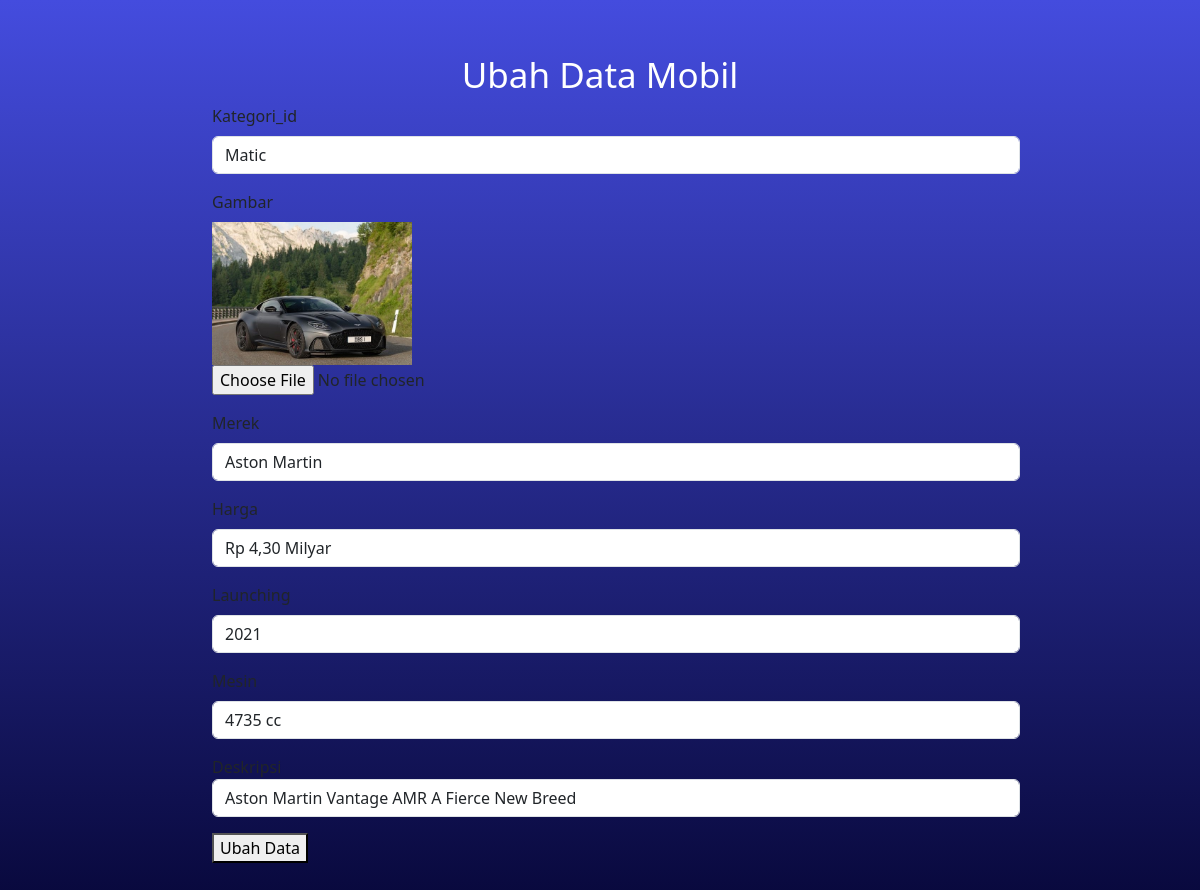
The app's page /ubah.php?id=1 (signed in) with its own data.
### tables this page shows
CREATE TABLE `spesifikasi` (
  `id` int NOT NULL,
  `Merek` varchar(100) NOT NULL,
  `Harga` varchar(100) NOT NULL,
  `Launching` char(4) NOT NULL,
  `Mesin` varchar(100) NOT NULL,
  `Deskripsi` varchar(255) NOT NULL,
  `Gambar` varchar(100) NOT NULL,
  `kategori_id` int NOT NULL
);

### functions.php (called while the page is built, shortened)
<?php
$conn = mysqli_connect('localhost', 'root', '','pw2024_tubes_233040074');
function query($query) {
    global $conn;
    $result = mysqli_query($conn, $query);
    $rows =[];
    while ($row = mysqli_fetch_assoc($result)) {
        $rows[] = $row;
    }
    return $rows;
}
?>

### ubah.php (the view, shortened to what this page needs)
<?php
require 'functions.php';
$id = $_GET["id"];
$sps = query("SELECT * FROM spesifikasi WHERE id = $id")[0];
?>
<!DOCTYPE html>
<html lang="en">
<head>
    <link href="https://cdn.jsdelivr.net/npm/bootstrap@5.3.3/dist/css/bootstrap.min.css" rel="stylesheet">
    <link rel="stylesheet" href="css/ubah.css">
</head>
<body>
    <div class=container col-8>
        <h1 class="text-center pt-4">Ubah Data Mobil</h1>
            <form action="" method="post" enctype="multipart/form-data">
            <ul style="list-style-type: none;">
            <div class="mb-3">
                <label for="kategori_id" class="form-label">Kategori_id</label>
                <select name="kategori_id" id="kategori_id" class="form-control"  value="<?= $sps["kategori_id"]; ?>">
                    <option value="1">Matic</option>
                </select>
            </div>
            <div class="mb-3">
                <label for="Gambar" class="form-label">Gambar</label> <br>
                    <img src="img/<?= $sps['Gambar']; ?>" width="200" he-2> <br>
                    <input type="file" name="Gambar" id="Gambar" value="<?= $sps["Gambar"]; ?>"> <br>
            </div>
            <div class="mb-3 ">
                <label for="Merek" class="form-label">Merek</label>
                <input type="text" name="Merek" id="Merek" class="form-control" value="<?= $sps["Merek"]; ?>">
            </div>
            <div class="mb-3">
                <label for="Harga" class="form-label">Harga</label>
                <input type="text" name="Harga" id="Harga" class="form-control" value="<?= $sps["Harga"]; ?>">
            </div>
            <div class="mb-3">
                <label for="Launching" class="form-label">Launching</label>
                <input type="text" name="Launching" id="Launching" class="form-control" value="<?= $sps["Launching"]; ?>">
            </div>
            <div class="mb-3">
                <label for="Mesin" class="form-label">Mesin</label>
                <input type="text" name="Mesin" id="Mesin" class="form-control" value="<?= $sps["Mesin"]; ?>">
            </div>
            <div class="mb-3">
                <label for="Deskripsi">Deskripsi</label>
                <input type="text" name="Deskripsi" id="Deskripsi" class="form-control" value="<?= $sps["Deskripsi"]; ?>">
            </div>
            <div class="mb-3">
                <button type="submit" name="submit">Ubah Data</button>
            </div>
            </form>
    </div>
</body>
</html>

### css/ubah.css (style rules this page uses)
.container { max-width: 900px; margin: 0 auto; padding: 30px; }
body { background: linear-gradient(rgb(68, 76, 222), rgb(8, 8, 59)); }
h1 { color: rgb(255, 255, 255); font-size: 35px; text-align: center; }

### records on screen
spesifikasi: kategori_id "Matic", Gambar (picture), Merek "Aston Martin", Harga "Rp 4,30 Milyar", Launching "2021", Mesin "4735 cc", Deskripsi "Aston Martin Vantage AMR A Fierce New Breed"
